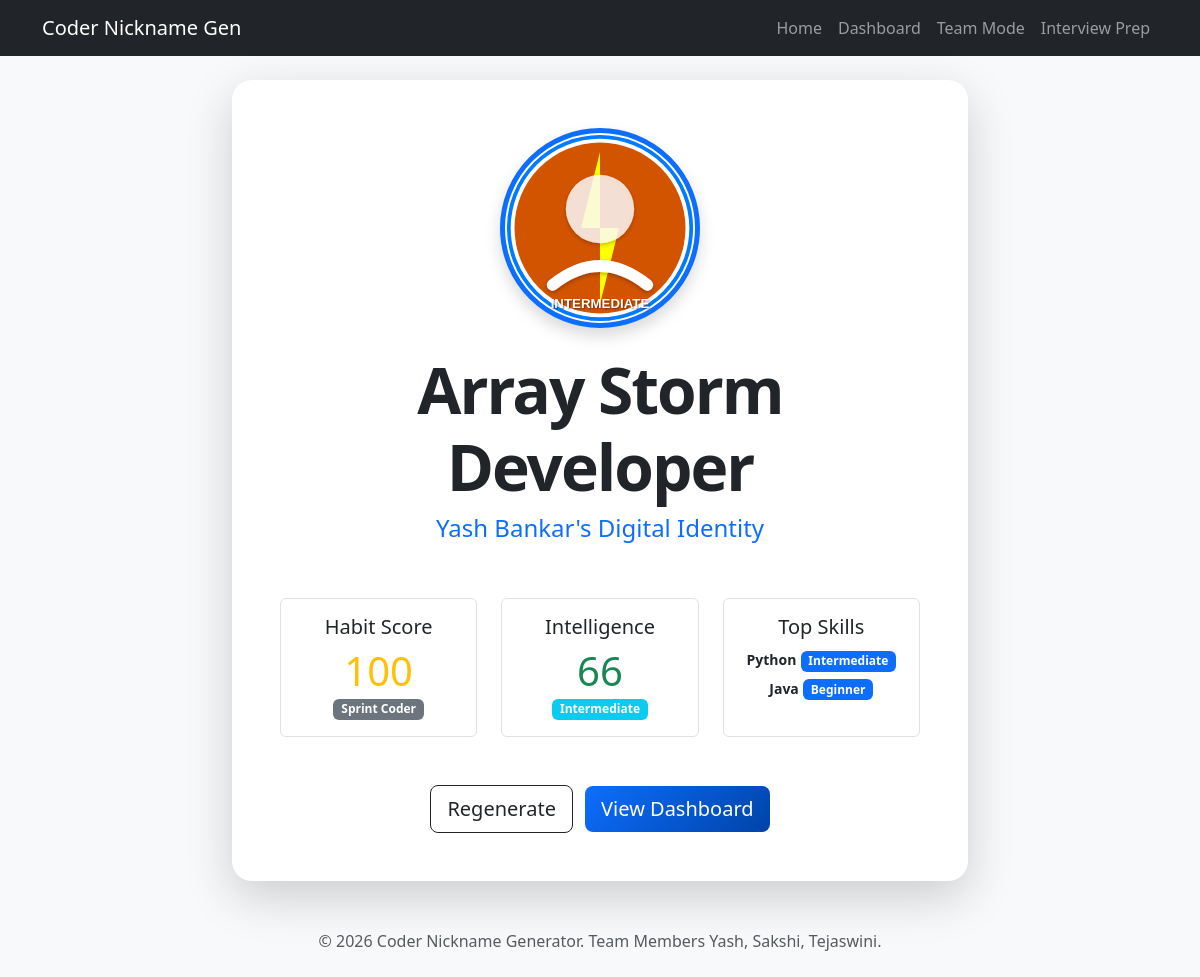
The app's page /result/4 with its own data.
### models/user.py (models this page shows, shortened)
class User(db.Model):
    __tablename__ = 'users'
    id = db.Column(db.Integer, primary_key=True)
    name = db.Column(db.String(100), nullable=False)
    habit_score = db.Column(db.Integer, default=0)
    intelligence_score = db.Column(db.Integer, default=0)
    intelligence_level = db.Column(db.String(50)) # Beginner, Intermediate, Pro
    nickname = db.Column(db.String(150))
    avatar_path = db.Column(db.String(255))
    habit_tag = db.Column(db.String(100))
    created_at = db.Column(db.DateTime, default=datetime.utcnow)
    skills = db.relationship('Skill', backref='user', lazy=True)

### models/skill.py (models this page shows, shortened)
class Skill(db.Model):
    __tablename__ = 'skills'
    id = db.Column(db.Integer, primary_key=True)
    user_id = db.Column(db.Integer, db.ForeignKey('users.id'), nullable=False)
    language = db.Column(db.String(100), nullable=False)
    expertise_level = db.Column(db.Integer, nullable=False) # 1-5 scale
    badge = db.Column(db.String(50)) # Beginner, Intermediate, Advanced

### app.py (the view)
@app.route('/result/<int:user_id>')
def result(user_id):
    user = User.query.get_or_404(user_id)
    return render_template('result.html', user=user)

### templates/result.html
{% extends "base.html" %}
{% block content %}
<div class="row justify-content-center">
    <div class="col-md-8">
        <div class="card shadow-lg text-center p-5 result-card">
            <div class="mb-4">
                {% if user.avatar_path %}
                <img src="{{ url_for('static', filename='avatars/' + user.avatar_path) }}" alt="Avatar" class="img-fluid rounded-circle border border-primary border-5 shadow avatar-preview" style="width: 200px; height: 200px; background: #fff;">
                {% else %}
                <div class="rounded-circle border border-secondary border-5 shadow mx-auto d-flex align-items-center justify-content-center bg-light" style="width: 200px; height: 200px;">
                    <span class="display-1 text-muted">{{ user.name[0]|upper if user.name else '?' }}</span>
                </div>
                {% endif %}
            </div>
            <h1 class="display-3 fw-bold text-dark">{{ user.nickname }}</h1>
            <p class="h4 text-primary">{{ user.name }}'s Digital Identity</p>
            <div class="row mt-5">
                <div class="col-md-4">
                    <div class="p-3 border rounded bg-white h-100">
                        <h5>Habit Score</h5>
                        <div class="display-6 text-warning">{{ user.habit_score }}</div>
                        <span class="badge bg-secondary">{{ user.habit_tag }}</span>
                    </div>
                </div>
                <div class="col-md-4">
                    <div class="p-3 border rounded bg-white h-100">
                        <h5>Intelligence</h5>
                        <div class="display-6 text-success">{{ user.intelligence_score }}</div>
                        <span class="badge bg-info">{{ user.intelligence_level }}</span>
                    </div>
                </div>
                <div class="col-md-4">
                    <div class="p-3 border rounded bg-white h-100">
                        <h5>Top Skills</h5>
                        <div class="mt-2">
                        {% for skill in user.skills %}
                            <div class="mb-1">
                                <small class="fw-bold">{{ skill.language }}</small>
                                <span class="badge bg-primary">{{ skill.badge }}</span>
                            </div>
                        {% endfor %}
                        </div>
                    </div>
                </div>
            </div>
            <div class="mt-5">
                <a href="{{ url_for('index') }}" class="btn btn-outline-dark btn-lg me-2">Regenerate</a>
                <a href="{{ url_for('dashboard') }}" class="btn btn-primary btn-lg">View Dashboard</a>
            </div>
        </div>
    </div>
</div>
{% endblock %}

### static/css/style.css (style rules this page uses)
body { font-family: 'Segoe UI', Tahoma, Geneva, Verdana, sans-serif; background-color: #f0f2f5; }
.result-card { border: none; border-radius: 20px; }
.avatar-preview { transition: transform 0.5s ease; }
.display-3 { letter-spacing: -2px; }
.btn-primary { background: linear-gradient(135deg, #0d6efd 0%, #0043a8 100%); border: none; }

### records on screen
User: avatar_path (picture), nickname "Array Storm Developer", name "Yash Bankar", habit_score "100", habit_tag "Sprint Coder", intelligence_score "66", intelligence_level "Intermediate"
Skill: language "Python", badge "Intermediate"
Skill: language "Java", badge "Beginner"
